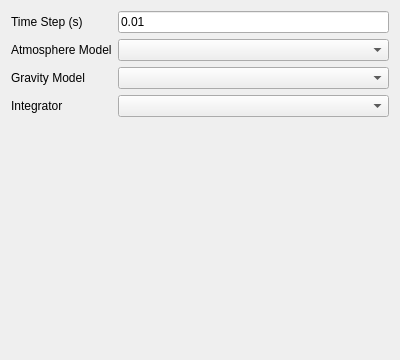
<?xml version="1.0" encoding="UTF-8"?>
<ui version="4.0">
 <class>SimOptionsTab</class>
 <widget class="QWidget" name="SimOptionsTab">
  <property name="geometry">
   <rect>
    <x>0</x>
    <y>0</y>
    <width>400</width>
    <height>360</height>
   </rect>
  </property>
  <property name="windowTitle">
   <string>Simulation Options</string>
  </property>
  <layout class="QVBoxLayout" name="mainLayout">
   <item>
    <layout class="QFormLayout" name="optionsFormLayout">
     <item row="0" column="0">
      <widget class="QLabel" name="label">
       <property name="text">
        <string>Time Step (s)</string>
       </property>
      </widget>
     </item>
     <item row="0" column="1">
      <widget class="QLineEdit" name="timeStep">
       <property name="text">
        <string>0.01</string>
       </property>
       <property name="placeholderText">
        <string>0.01</string>
       </property>
      </widget>
     </item>
     <item row="1" column="0">
      <widget class="QLabel" name="label_2">
       <property name="text">
        <string>Atmosphere Model</string>
       </property>
      </widget>
     </item>
     <item row="1" column="1">
      <widget class="QComboBox" name="atmosphereModelCombo"/>
     </item>
     <item row="2" column="0">
      <widget class="QLabel" name="label_3">
       <property name="text">
        <string>Gravity Model</string>
       </property>
      </widget>
     </item>
     <item row="2" column="1">
      <widget class="QComboBox" name="gravityModelCombo"/>
     </item>
     <item row="3" column="0">
      <widget class="QLabel" name="label_4">
       <property name="text">
        <string>Integrator</string>
       </property>
      </widget>
     </item>
     <item row="3" column="1">
      <widget class="QComboBox" name="integratorCombo"/>
     </item>
    </layout>
   </item>
   <item>
    <spacer name="verticalSpacer">
     <property name="orientation">
      <enum>Qt::Vertical</enum>
     </property>
     <property name="sizeHint" stdset="0">
      <size>
       <width>20</width>
       <height>40</height>
      </size>
     </property>
    </spacer>
   </item>
  </layout>
 </widget>
 <resources/>
 <connections/>
</ui>
